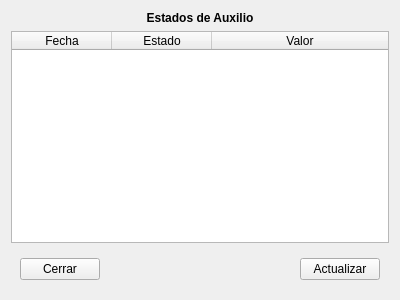
<?xml version="1.0" encoding="UTF-8"?>
<ui version="4.0">
 <class>EstadosAuxilio</class>
 <widget class="QWidget" name="EstadosAuxilio">
  <property name="geometry">
   <rect>
    <x>0</x>
    <y>0</y>
    <width>400</width>
    <height>300</height>
   </rect>
  </property>
  <property name="windowTitle">
   <string>Form</string>
  </property>
  <layout class="QVBoxLayout" name="verticalLayout">
   <item>
    <widget class="QLabel" name="label">
     <property name="text">
      <string>&lt;html&gt;&lt;head/&gt;&lt;body&gt;&lt;p align=&quot;center&quot;&gt;&lt;span style=&quot; font-weight:600;&quot;&gt;Estados de Auxilio&lt;/span&gt;&lt;/p&gt;&lt;/body&gt;&lt;/html&gt;</string>
     </property>
     <property name="margin">
      <number>10</number>
     </property>
    </widget>
   </item>
   <item>
    <widget class="QTableWidget" name="tAuxilios">
     <attribute name="horizontalHeaderStretchLastSection">
      <bool>true</bool>
     </attribute>
     <column>
      <property name="text">
       <string>Fecha</string>
      </property>
     </column>
     <column>
      <property name="text">
       <string>Estado</string>
      </property>
     </column>
     <column>
      <property name="text">
       <string>Valor</string>
      </property>
     </column>
    </widget>
   </item>
   <item>
    <layout class="QHBoxLayout" name="horizontalLayout">
     <property name="leftMargin">
      <number>9</number>
     </property>
     <property name="topMargin">
      <number>9</number>
     </property>
     <property name="rightMargin">
      <number>9</number>
     </property>
     <property name="bottomMargin">
      <number>9</number>
     </property>
     <item>
      <widget class="QPushButton" name="bCerrar">
       <property name="text">
        <string>Cerrar</string>
       </property>
      </widget>
     </item>
     <item>
      <spacer name="horizontalSpacer">
       <property name="orientation">
        <enum>Qt::Horizontal</enum>
       </property>
       <property name="sizeHint" stdset="0">
        <size>
         <width>40</width>
         <height>20</height>
        </size>
       </property>
      </spacer>
     </item>
     <item>
      <widget class="QPushButton" name="bActualizar">
       <property name="text">
        <string>Actualizar</string>
       </property>
      </widget>
     </item>
    </layout>
   </item>
  </layout>
 </widget>
 <resources/>
 <connections/>
</ui>
